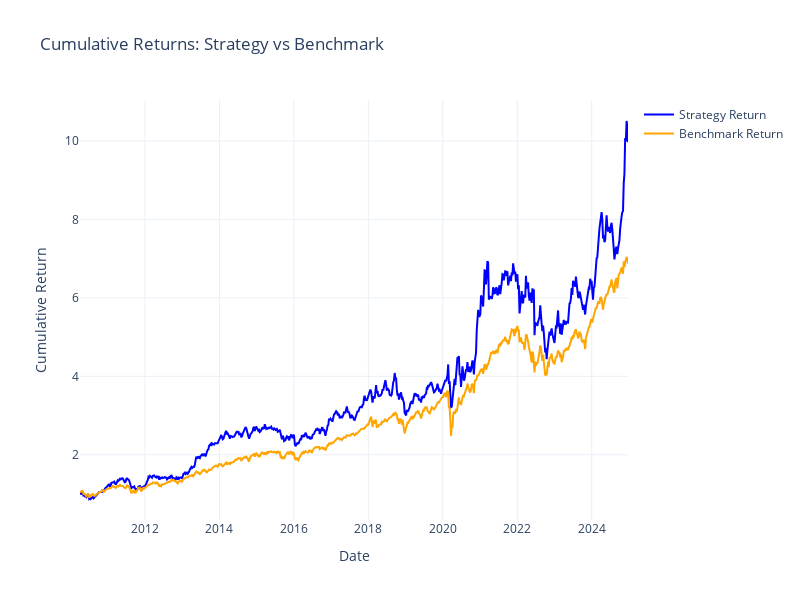

The notebook cell saved with this chart:
### Code cell
plot_cumulative_returns(backtest["Strategy Return"], benchmark_w)

### Figure 1 — Plotly figure (JSON) as saved in the notebook; plotly's stock layout.template omitted (floating-point values rounded to 4 significant figures; data arrays with more than 128 entries replaced by an {"elided": "..."} marker saying what was removed)
{"data": [{"line": {"color": "blue", "width": 2}, "mode": "lines", "name": "Strategy Return", "type": "scatter", "x": {"elided": "769 str values"}, "y": {"elided": "769 float values"}}, {"line": {"color": "orange", "width": 2}, "mode": "lines", "name": "Benchmark Return", "type": "scatter", "x": {"elided": "769 str values"}, "y": {"elided": "769 float values"}}], "layout": {"height": 600, "legend": {"font": {"size": 12}}, "title": {"text": "Cumulative Returns: Strategy vs Benchmark"}, "width": 800, "xaxis": {"title": {"text": "Date"}}, "yaxis": {"title": {"text": "Cumulative Return"}}}}
